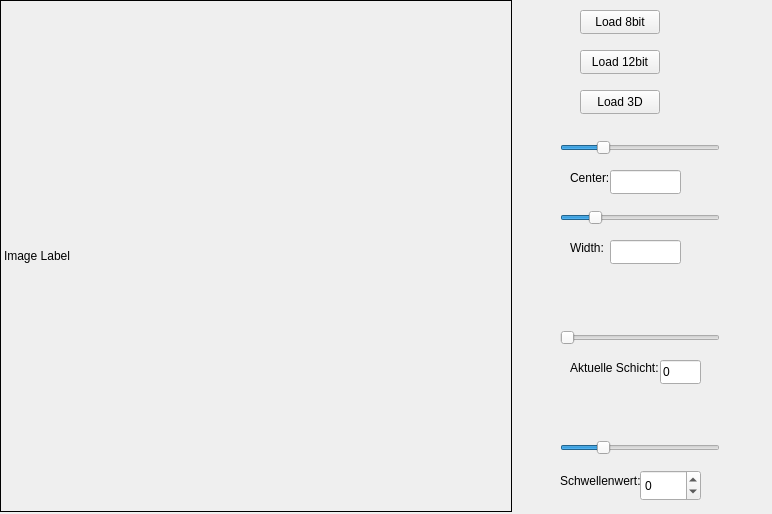
<?xml version="1.0" encoding="UTF-8"?>
<ui version="4.0">
 <class>Widget</class>
 <widget class="QWidget" name="Widget">
  <property name="geometry">
   <rect>
    <x>0</x>
    <y>0</y>
    <width>772</width>
    <height>514</height>
   </rect>
  </property>
  <property name="windowTitle">
   <string>Widget</string>
  </property>
  <widget class="QLabel" name="label_image">
   <property name="geometry">
    <rect>
     <x>0</x>
     <y>0</y>
     <width>512</width>
     <height>512</height>
    </rect>
   </property>
   <property name="frameShape">
    <enum>QFrame::Shape::Box</enum>
   </property>
   <property name="text">
    <string>Image Label</string>
   </property>
  </widget>
  <widget class="QPushButton" name="pushButton_load_8bit">
   <property name="geometry">
    <rect>
     <x>580</x>
     <y>10</y>
     <width>80</width>
     <height>24</height>
    </rect>
   </property>
   <property name="text">
    <string>Load 8bit</string>
   </property>
  </widget>
  <widget class="QPushButton" name="pushButton_load_12bit">
   <property name="geometry">
    <rect>
     <x>580</x>
     <y>50</y>
     <width>80</width>
     <height>24</height>
    </rect>
   </property>
   <property name="text">
    <string>Load 12bit</string>
   </property>
  </widget>
  <widget class="QSlider" name="slider_windowing_center">
   <property name="geometry">
    <rect>
     <x>560</x>
     <y>140</y>
     <width>160</width>
     <height>16</height>
    </rect>
   </property>
   <property name="minimum">
    <number>-1024</number>
   </property>
   <property name="maximum">
    <number>3071</number>
   </property>
   <property name="orientation">
    <enum>Qt::Orientation::Horizontal</enum>
   </property>
  </widget>
  <widget class="QSlider" name="slider_windowing_width">
   <property name="enabled">
    <bool>true</bool>
   </property>
   <property name="geometry">
    <rect>
     <x>560</x>
     <y>210</y>
     <width>160</width>
     <height>16</height>
    </rect>
   </property>
   <property name="minimum">
    <number>1</number>
   </property>
   <property name="maximum">
    <number>4095</number>
   </property>
   <property name="value">
    <number>800</number>
   </property>
   <property name="orientation">
    <enum>Qt::Orientation::Horizontal</enum>
   </property>
  </widget>
  <widget class="QLabel" name="label_center">
   <property name="geometry">
    <rect>
     <x>570</x>
     <y>170</y>
     <width>41</width>
     <height>16</height>
    </rect>
   </property>
   <property name="sizePolicy">
    <sizepolicy hsizetype="MinimumExpanding" vsizetype="MinimumExpanding">
     <horstretch>0</horstretch>
     <verstretch>0</verstretch>
    </sizepolicy>
   </property>
   <property name="text">
    <string>Center:</string>
   </property>
  </widget>
  <widget class="QLabel" name="label_width">
   <property name="enabled">
    <bool>true</bool>
   </property>
   <property name="geometry">
    <rect>
     <x>570</x>
     <y>240</y>
     <width>121</width>
     <height>16</height>
    </rect>
   </property>
   <property name="text">
    <string>Width:</string>
   </property>
   <property name="wordWrap">
    <bool>false</bool>
   </property>
  </widget>
  <widget class="QLineEdit" name="lineEdit_width">
   <property name="enabled">
    <bool>true</bool>
   </property>
   <property name="geometry">
    <rect>
     <x>610</x>
     <y>240</y>
     <width>71</width>
     <height>24</height>
    </rect>
   </property>
  </widget>
  <widget class="QLineEdit" name="lineEdit_center">
   <property name="geometry">
    <rect>
     <x>610</x>
     <y>170</y>
     <width>71</width>
     <height>24</height>
    </rect>
   </property>
  </widget>
  <widget class="QPushButton" name="pushButton_load_3D">
   <property name="geometry">
    <rect>
     <x>580</x>
     <y>90</y>
     <width>80</width>
     <height>24</height>
    </rect>
   </property>
   <property name="text">
    <string>Load 3D</string>
   </property>
  </widget>
  <widget class="QSlider" name="slider_schicht">
   <property name="geometry">
    <rect>
     <x>560</x>
     <y>330</y>
     <width>160</width>
     <height>16</height>
    </rect>
   </property>
   <property name="maximum">
    <number>129</number>
   </property>
   <property name="orientation">
    <enum>Qt::Orientation::Horizontal</enum>
   </property>
  </widget>
  <widget class="QLabel" name="label_schicht">
   <property name="geometry">
    <rect>
     <x>570</x>
     <y>360</y>
     <width>91</width>
     <height>16</height>
    </rect>
   </property>
   <property name="text">
    <string>Aktuelle Schicht:</string>
   </property>
  </widget>
  <widget class="QLineEdit" name="lineEdit_schicht">
   <property name="geometry">
    <rect>
     <x>660</x>
     <y>360</y>
     <width>41</width>
     <height>24</height>
    </rect>
   </property>
   <property name="text">
    <string>0</string>
   </property>
   <property name="placeholderText">
    <string/>
   </property>
  </widget>
  <widget class="QSlider" name="slider_schwellenwert">
   <property name="geometry">
    <rect>
     <x>560</x>
     <y>440</y>
     <width>160</width>
     <height>16</height>
    </rect>
   </property>
   <property name="minimum">
    <number>-1024</number>
   </property>
   <property name="maximum">
    <number>3071</number>
   </property>
   <property name="orientation">
    <enum>Qt::Orientation::Horizontal</enum>
   </property>
  </widget>
  <widget class="QLabel" name="label_schwellenwert">
   <property name="geometry">
    <rect>
     <x>560</x>
     <y>470</y>
     <width>81</width>
     <height>21</height>
    </rect>
   </property>
   <property name="text">
    <string>Schwellenwert:</string>
   </property>
  </widget>
  <widget class="QSpinBox" name="spinBox_schwellenwert">
   <property name="geometry">
    <rect>
     <x>640</x>
     <y>470</y>
     <width>61</width>
     <height>31</height>
    </rect>
   </property>
   <property name="minimum">
    <number>-1024</number>
   </property>
   <property name="maximum">
    <number>3071</number>
   </property>
  </widget>
 </widget>
 <resources/>
 <connections/>
</ui>
